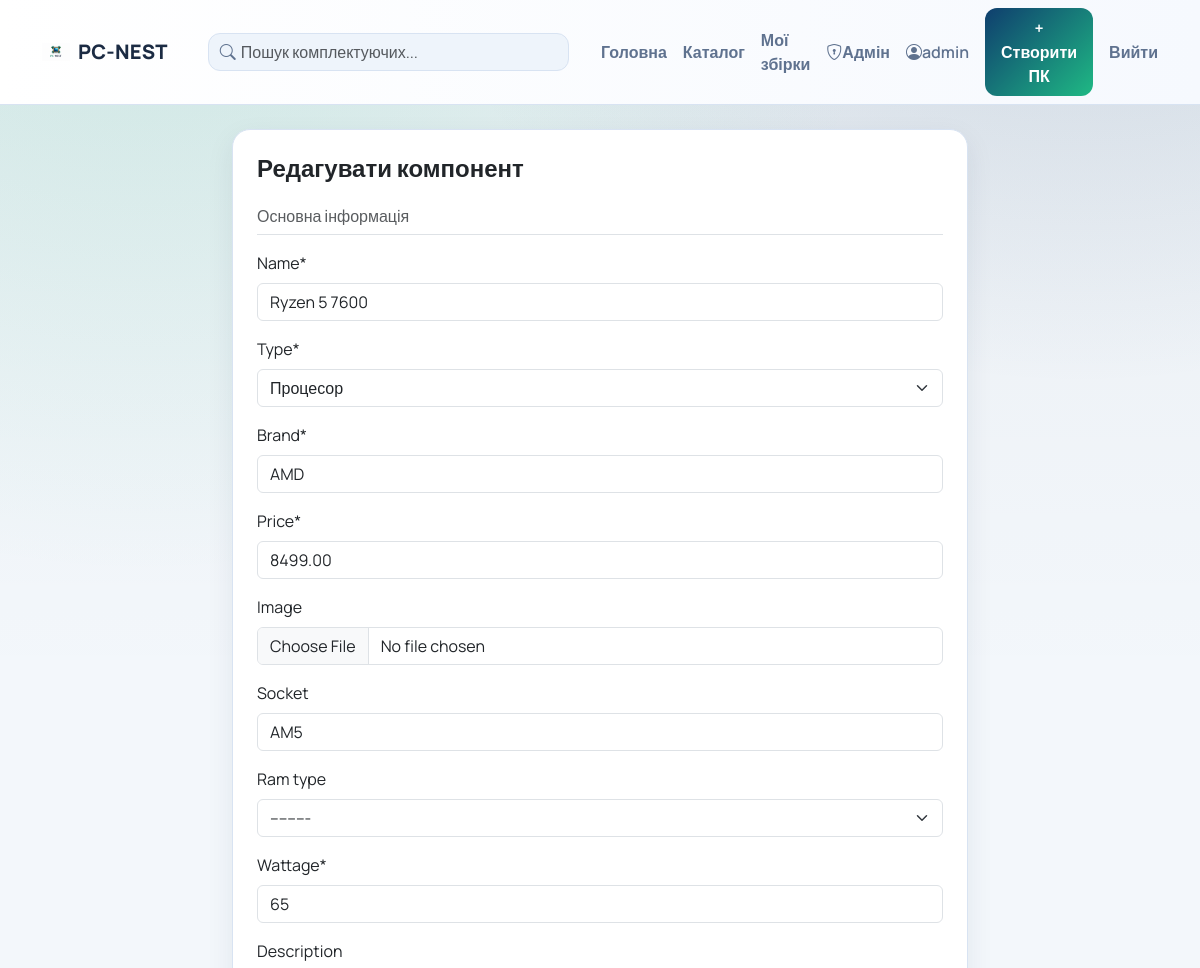
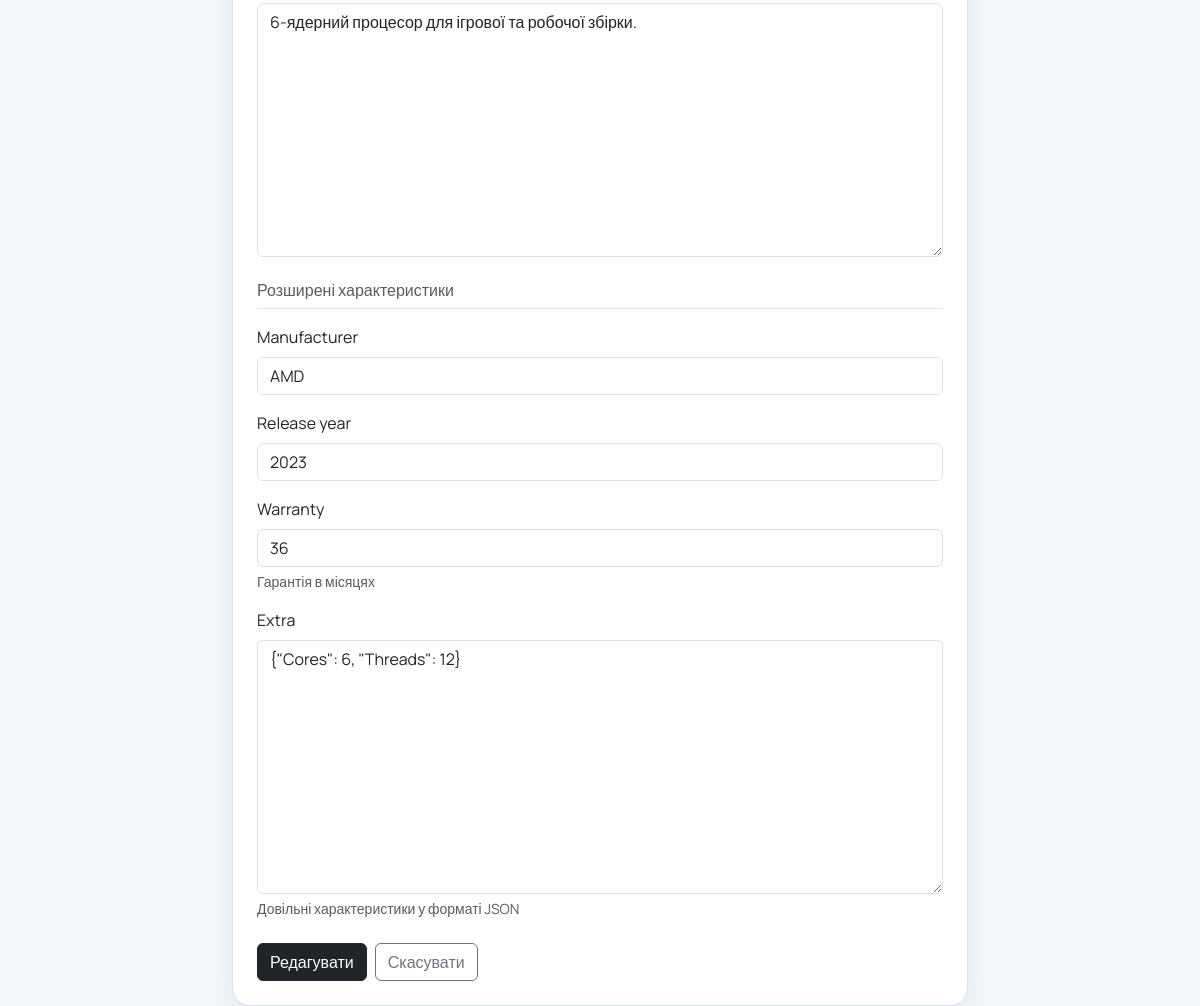
Page /catalog/admin/1/edit/ (signed in) on the committed database (2 pictures, top to bottom).
### apps/accounts/models.py (models this page shows, shortened)
class User(AbstractUser):
    class Role(models.TextChoices):
        USER = 'user', 'Користувач'
        ADMIN = 'admin', 'Адміністратор'
    role = models.CharField(
        max_length=10,
        choices=Role.choices,
        default=Role.USER,
    )
    def is_site_admin(self):
        return self.role == self.Role.ADMIN

### apps/catalog/models.py (models this page shows, shortened)
class Component(models.Model):
    class Type(models.TextChoices):
        CPU         = 'cpu',         'Процесор'
        MOTHERBOARD = 'motherboard', 'Материнська плата'
        RAM         = 'ram',         "Оперативна пам'ять"
        GPU         = 'gpu',         'Відеокарта'
        PSU         = 'psu',         'Блок живлення'
        STORAGE     = 'storage',     'Накопичувач'
        CASE        = 'case',        'Корпус'
        COOLER      = 'cooler',      'Кулер'
    class RamType(models.TextChoices):
        DDR4 = 'ddr4', 'DDR4'
        DDR5 = 'ddr5', 'DDR5'
    name    = models.CharField(max_length=255)
    type    = models.CharField(max_length=20, choices=Type.choices)
    brand   = models.CharField(max_length=100)
    price   = models.DecimalField(max_digits=10, decimal_places=2)
    image   = models.ImageField(upload_to='components/', blank=True, null=True)
    socket   = models.CharField(max_length=50, blank=True)   # для CPU і Motherboard
    ram_type = models.CharField(max_length=10, choices=RamType.choices, blank=True)  # для RAM і Motherboard
    wattage  = models.PositiveIntegerField(default=0)         # TDP для компонентів, потужність для PSU
    description = models.TextField(blank=True)
    created_at  = models.DateTimeField(auto_now_add=True)
    class Meta:
        ordering = ['type', 'brand', 'name']

class ComponentSpec(models.Model):
    component    = models.OneToOneField(Component, on_delete=models.CASCADE, related_name='spec')
    manufacturer = models.CharField(max_length=100, blank=True)
    release_year = models.PositiveSmallIntegerField(null=True, blank=True)
    warranty     = models.PositiveSmallIntegerField(null=True, blank=True, help_text='Гарантія в місяцях')
    extra        = models.JSONField(default=dict, blank=True, help_text='Довільні характеристики у форматі JSON')

### apps/catalog/admin_views.py (the view, shortened to what this page needs)
# urls.py: path('admin/<int:pk>/edit/',    admin_views.admin_component_edit,   name='admin_edit'),
@admin_required
def admin_component_edit(request, pk):
    component = get_object_or_404(Component, pk=pk)
    spec      = getattr(component, 'spec', None)
    form      = ComponentForm(request.POST or None, request.FILES or None, instance=component)
    spec_form = ComponentSpecForm(request.POST or None, instance=spec)
    return render(request, 'catalog/admin/form.html', {
        'form': form, 'spec_form': spec_form, 'action': 'Редагувати'
    })

### apps/catalog/forms.py
class ComponentForm(forms.ModelForm):
    class Meta:
        model = Component
        fields = [
            'name', 'type', 'brand', 'price', 'image',
            'socket', 'ram_type', 'wattage', 'description',
        ]

class ComponentSpecForm(forms.ModelForm):
    class Meta:
        model = ComponentSpec
        fields = ['manufacturer', 'release_year', 'warranty', 'extra']

### templates/catalog/admin/form.html (shortened to what this page needs)
{% extends 'base.html' %}
{% load crispy_forms_tags %}
{% block content %}
<div class="row justify-content-center">
  <div class="col-md-8">
    <div class="card p-4">
      <h4 class="fw-bold mb-4">{{ action }} компонент</h4>
      <form method="post" enctype="multipart/form-data">
        <h6 class="text-muted mb-3 border-bottom pb-2">Основна інформація</h6>
        {{ form|crispy }}
        <h6 class="text-muted mb-3 border-bottom pb-2 mt-4">Розширені характеристики</h6>
        {{ spec_form|crispy }}
        <div class="d-flex gap-2 mt-4">
          <button type="submit" class="btn btn-dark">{{ action }}</button>
          <a href="{% url 'catalog:admin_list' %}" class="btn btn-outline-secondary">Скасувати</a>
        </div>
      </form>
    </div>
  </div>
</div>
{% endblock %}

### templates/base.html (shortened to what this page needs)
{% load static %}
<!DOCTYPE html>
<html lang="uk">
<head>
  <link href="https://cdn.jsdelivr.net/npm/bootstrap@5.3.3/dist/css/bootstrap.min.css" rel="stylesheet">
  <link href="https://cdn.jsdelivr.net/npm/bootstrap-icons@1.11.3/font/bootstrap-icons.css" rel="stylesheet">
  <link href="{% static 'css/base.css' %}" rel="stylesheet">
</head>
<body>
<nav class="navbar navbar-expand-lg navbar-light app-nav mb-4">
  <div class="container">
    <a class="navbar-brand" href="{% url 'catalog:list' %}">
      <img src="{% static 'img/LOGO.webp' %}" alt="PC-NEST logo" class="logo-img">
      <span>PC-NEST</span>
    </a>
    <form method="get" action="{% url 'catalog:list' %}" class="d-none d-lg-block app-search mx-4">
      <div class="app-search-wrap">
        <i class="bi bi-search"></i>
        <input type="text" name="q" class="form-control" placeholder="Пошук комплектуючих..." value="{{ request.GET.q }}">
      </div>
    </form>
    <div class="collapse navbar-collapse" id="nav">
      <ul class="navbar-nav me-auto">
        <li class="nav-item">
          <a class="nav-link" href="/">Головна</a>
        </li>
        <li class="nav-item">
          <a class="nav-link" href="{% url 'catalog:list' %}">Каталог</a>
        </li>
        {% if user.is_authenticated %}
        <li class="nav-item">
          <a class="nav-link" href="{% url 'accounts:profile' %}">Мої збірки</a>
        </li>
        {% if user.is_site_admin %}
        <li class="nav-item">
          <a class="nav-link" href="{% url 'catalog:admin_list' %}">
            <i class="bi bi-shield-lock"></i> Адмін
          </a>
        </li>
        {% endif %}
        {% endif %}
      </ul>
      <ul class="navbar-nav">
        {% if user.is_authenticated %}
        <li class="nav-item">
          <a class="nav-link" href="{% url 'accounts:profile' %}">
            <i class="bi bi-person-circle"></i> {{ user.username }}
          </a>
        </li>
        <li class="nav-item ms-lg-2">
          <a href="{% url 'builds:create' %}" class="btn btn-create">
            + Створити ПК
          </a>
        </li>
        <li class="nav-item">
          <form method="post" action="{% url 'accounts:logout' %}" class="d-inline">
            <button type="submit" class="nav-link btn btn-link p-0 ms-3">Вийти</button>
          </form>
        </li>
        {% endif %}
      </ul>
    </div>
  </div>
</nav>
<div class="container">
  {% block content %}{% endblock %}
</div>
</body>
</html>

### static/css/base.css (style rules this page uses)
:root { --bg: #f3f7fb; --surface: #ffffff; --surface-soft: #eef4fb; --text: #1b2b43; --muted: #5f728f; --accent: #1fb984; --accent-2: #0f3e6e; --border: #d8e3f2; --shadow: 0 10px 28px rgba(17, 38, 76, 0.08); }
body { background: radial-gradient(circle at 12% -10%, rgba(31, 185, 132, 0.18), transparent 32%), radial-gradient(circle at 90% -20%, rgba(15, 62, 110, 0.22), transparent 30%), linear-gradient(180deg, rgba(10, 27, 46, 0.04), transparent 35%), var(--bg); color: var(--text); font-family: "Manrope", sans-serif; }
.app-nav { background: linear-gradient(90deg, #ffffff, #f6f9fe); border-bottom: 1px solid var(--border); position: sticky; top: 0; z-index: 40; }
.navbar-brand { font-weight: 800; letter-spacing: 0.2px; color: var(--text) !important; display: inline-flex; align-items: center; gap: 0.5rem; }
.nav-link { color: var(--muted) !important; font-weight: 600; display: inline-flex; align-items: center; min-height: 38px; }
.btn-create { background: linear-gradient(135deg, var(--accent-2), var(--accent)); color: #fff; border: 0; border-radius: 12px; font-weight: 700; padding: 0.5rem 1rem; }
.card { border: 1px solid var(--border); box-shadow: var(--shadow); border-radius: 18px; background: var(--surface); }
.app-search { min-width: 300px; max-width: 420px; width: 100%; }
.app-search .form-control { border-radius: 12px; border: 1px solid var(--border); background: var(--surface-soft); padding-left: 2rem; }
.app-search-wrap { position: relative; }
.app-search-wrap i { position: absolute; left: 0.75rem; top: 50%; transform: translateY(-50%); color: var(--muted); }
.navbar-nav { align-items: center; }
.logo-img { width: 28px; height: 28px; object-fit: contain; }

### rows in the picture
User: username "admin"
Component: name "Ryzen 5 7600", type "Процесор", brand "AMD", price "8499.00", socket "AM5", ram_type "---------", wattage "65", description "6-ядерний процесор для ігрової та робочої збірки."
ComponentSpec: manufacturer "AMD", release_year "2023", warranty "36", extra "{\"Cores\": 6, \"Threads\": 12}"

### other values in the picture
{{ action }} "Редагувати"
